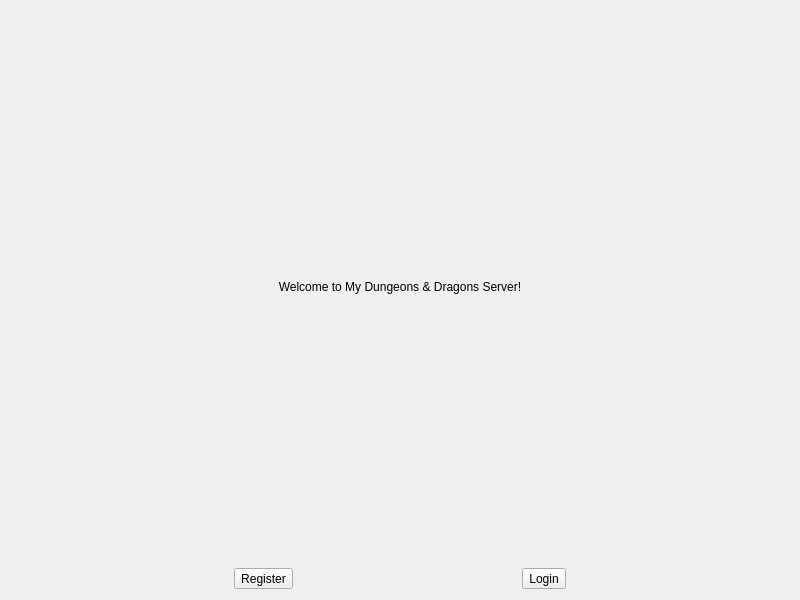
<?xml version="1.0" encoding="UTF-8"?>
<ui version="4.0">
 <class>MyDndServer</class>
 <widget class="QWidget" name="MyDndServer">
  <property name="geometry">
   <rect>
    <x>0</x>
    <y>0</y>
    <width>800</width>
    <height>600</height>
   </rect>
  </property>
  <property name="windowTitle">
   <string>MyDndServer</string>
  </property>
  <layout class="QVBoxLayout" name="verticalLayout">
   <item>
    <widget class="QLabel" name="label">
     <property name="text">
      <string>Welcome to My Dungeons &amp; Dragons Server!</string>
     </property>
     <property name="alignment">
      <set>Qt::AlignCenter</set>
     </property>
    </widget>
   </item>
   <item>
    <layout class="QHBoxLayout" name="horizontalLayout">
     <item>
      <widget class="QToolButton" name="btn_register">
       <property name="text">
        <string>Register</string>
       </property>
      </widget>
     </item>
     <item>
      <widget class="QToolButton" name="btn_login">
       <property name="text">
        <string>Login</string>
       </property>
      </widget>
     </item>
    </layout>
   </item>
  </layout>
 </widget>
 <resources/>
 <connections/>
</ui>
